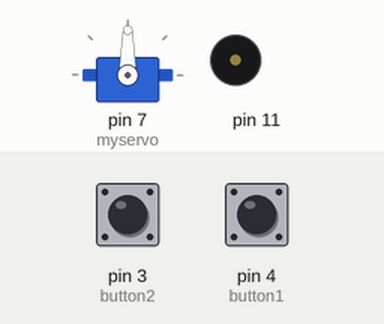
A sketch run on a simulated Arduino Uno, built with avr-gcc and run on an emulated ATmega328P. Parts: servo, buzzer (waves = sounding). Inputs (shaded band) come from the test bench; at power-on: pin 3 (button2) LOW, pin 4 (button1) LOW.

Above: at 1.2 s.
1.3 s: pin 3 (button2) pulled HIGH for 1 s
At 3.3 s:
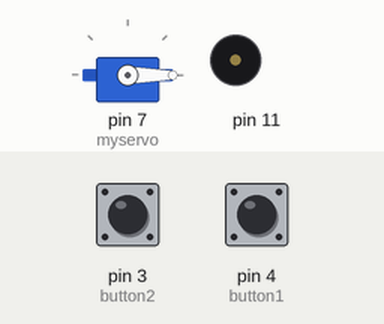
3.8 s: pin 4 (button1) pulled HIGH for 3.2 s
At 8.1 s:
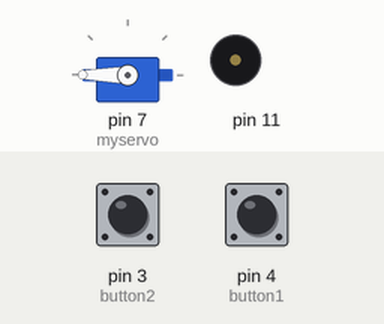
8.5 s: pin 3 (button2) pulled HIGH for 0.15 s
At 9.7 s:
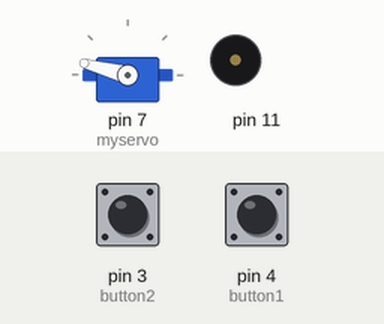
10.1 s: pin 3 (button2) pulled HIGH for 3.2 s
At 12.9 s:
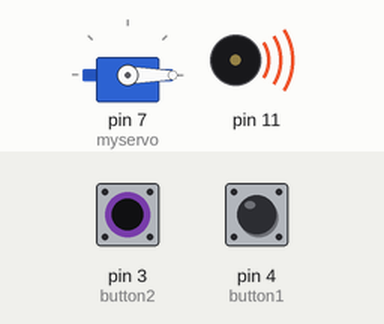
14.8 s: pin 4 (button1) pulled HIGH for 0.15 s
At 15.7 s:
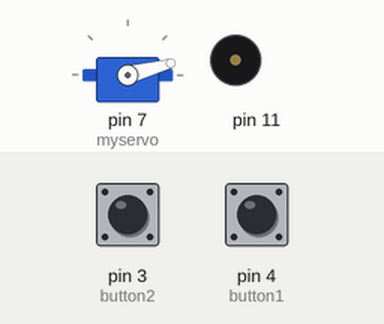
Timing chart, 0 to 17.4 s (numbered marks = the images above; inputs shaded):
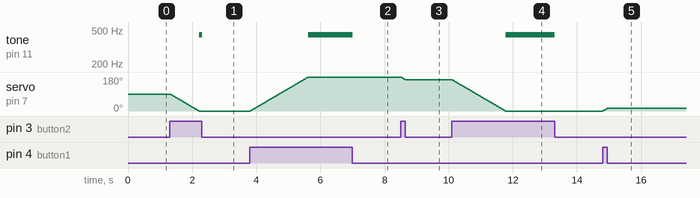

The sketch:

task3.ino
```cpp
#include <Servo.h>
Servo myservo;  // create servo object to control a servo
// twelve servo objects can be created on most boards

int pos = 90;    // variable to store the servo position
int button1 = 4;
int button2 = 3;

void setup() {
  myservo.attach(7);  // attaches the servo on pin 9 to the servo object
  pinMode(button1, INPUT);
  pinMode(button2, INPUT);
  myservo.write(pos);
  Serial.begin(9600);
}


void loop(){
  noTone(11);
	while (digitalRead(button1) == 1){
		delay(10);
		pos++;
		if (pos <= 180) {
			myservo.write(pos);
		}
		else {
		  buzz();
		  pos = 180;
		}
	}

	while (digitalRead(button2) == 1){
		delay(10);

		pos--;
		if (pos >= 0) {
			myservo.write(pos);
		}
		else {
		  buzz();
		  pos = 0;
		}
	}
}

void buzz() {
  tone(11, 440);
}
```

Measured:
- after the input at 1.3 s, tone on pin 11: silent → 440 Hz after 0.92 s, → silent 0.09 s later; servo on pin 7 (myservo): moves from 90° to 0° over 0.91 s, starting at once
- after the input at 3.8 s, tone on pin 11: silent → 440 Hz after 1.8 s, → silent 1.4 s later; servo on pin 7 (myservo): moves from 0° to 180° over 1.8 s, starting at once
- after the input at 8.5 s, servo on pin 7 (myservo): 180° → 165° at once
- after the input at 10.1 s, tone on pin 11: silent → 440 Hz after 1.7 s, → silent 1.5 s later; servo on pin 7 (myservo): moves from 165° to 0° over 1.7 s, starting at once
- after the input at 14.8 s, servo on pin 7 (myservo): 0° → 15° at once
